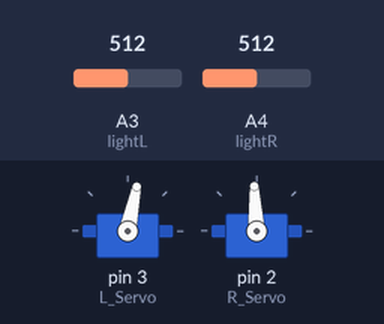
A sketch run on a simulated Arduino Uno, built with avr-gcc and run on an emulated ATmega328P. Shown: 2 × servo. Inputs (shaded band) come from the test bench; at power-on: A3 (lightL) = 512, A4 (lightR) = 512. What the sketch prints to the serial monitor is not drawn.

Above: at 4.05 s.
Timing chart, 0 to 7.0 s (numbered marks = the images above):
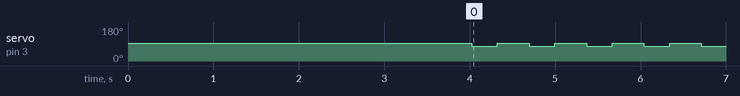

The sketch:

lightDriving_PID.ino
```cpp
#include <Servo.h>

//////////////////////////////////DEFINING CONSTANTS TO BE USED IN THE CODE/////////////////////

// Creating Servo objwcts
Servo L_Servo;  // Servo DC Motor Driver (Designed for RC cars)
Servo R_Servo;  // Servo DC Motor Driver (Designed for RC cars)

const int lightL = A3;  // Analog input pin that the LEFT light pin is connected to
const int lightR = A4; // Analog input pin that the RIGHT light pin is connected to

int lightValueR; //will track the light sensor values (right)
int lightValueL; //will track the light sensor values (left)
int desiredError = 0; // want desired error to be 0

// values used in the PID controller
int error;
int Kp, Ki, Kd;
float divider;
int accumulator, pid;
int pidGain;
int PWMOutput;
int difference = 0 ; // difference betwen the light sensors
int refError = 0; //tracking a reference 0
int Error[9]; // declaring an error array that will keep track of the past 9 errors
int errThresh = 100;
int counter;


// defining the global constants for light readings
int max_light = 10; // the value it reads when it gets the max light
int min_light = 911; // the value it reads when it gets the min light


// Create Variables to hold the Receiver signals
int Ch1, Ch2, Ch3, Ch4, Ch5, Ch6;
int CalcHold;        //Variable to temp hold calculations for steering stick corections

// will be used to hold the PWMs sent to motors
int Rwheel;
int Lwheel;

///////////////////////////////////////////////////////////////////////////////////////////////////////////


// the setup routine runs once when you press reset:
void setup() {

  // initialize serial communication at 9600 bits per second:
  Serial.begin(9600);

  //Flash the LED on and Off 10x Start
  for (int i = 0; i < 10; i++) {
    digitalWrite(13, HIGH);
    delay(100);
    digitalWrite(13, LOW);
    delay(100);
  }

  // Attach Speed controller that acts like a servo to the board
  L_Servo.attach(3); //Pin 2
  R_Servo.attach(2); //Pin 3

  // initializing the motors, waiting 2 seconds before running the code
  R_Servo.writeMicroseconds(1500);
  L_Servo.writeMicroseconds(1500);
  delay(2000);

}


// the loop routine runs over and over again forever:
void loop() {

  //setting shit to 0
  error = 0;
  lightValueR = 0;
  lightValueR = 0;
  counter = 0;

// <<<<<<< HEAD
//      R_Servo.writeMicroseconds(1700);
//    L_Servo.writeMicroseconds(1300);
//    delay(500);
//=======
//      R_Servo.writeMicroseconds(1650);
//    L_Servo.writeMicroseconds(1350);
//    delay(2000);
//>>>>>>> 8a08a0b36f3cf09eb9da8579024fb7a8adadd2bb
//    R_Servo.writeMicroseconds(1500);
//    L_Servo.writeMicroseconds(1500);
//    delay(2000);

//<<<<<<< HEAD
//
//=======

//>>>>>>> 8a08a0b36f3cf09eb9da8579024fb7a8adadd2bb
    //taking 10 measurements, averaging them
    measureLight();

    // calculate the error between the sensors
    int error = (int)getError();

//    Serial.print("Error: ");
//    Serial.println(error);

    // calculating the PID gains only if error is greater than the threshhold
    if (abs(error) > errThresh) {
      pidGain = calculatePID();
      //
    }
    //  THIS IS REDUNDANT, BUT LEFT HERE FOR NOW
    //  explicitly setting the PID gain to 0 if within error threshold margin
    else if (abs(error) < errThresh)
    {
//      Serial.println("The error is too small. Not calculating PID gains");
      pidGain = 0;

    }
  // calculating and sending the PWM to drive the motors based on the PID gain
    PWMOutput = driveMotors(pidGain);
    Serial.print("The PWM Sent is: ");
    Serial.println(PWMOutput);
    Serial.println("");

//<<<<<<< HEAD
    delay(50);
//=======
    delay(100);
//>>>>>>> 8a08a0b36f3cf09eb9da8579024fb7a8adadd2bb

}
```

calculatePID.ino
```cpp
// this function calculates the PID gain based on the errror (discretely)

// this code adapted from: http://blog.solutions-cubed.com/pid-motor-control-with-an-arduino/

int calculatePID(void)
{
  pid = 0;

  // Set constants here
  Kp = 60;
  Ki = 20;
  Kd = 20;
  divider = 0.001; // used to scale down the gain

  // Calculate the PID
  accumulator += Error[0];  // accumulator is sum of errors

  // setting the bounds on the max value of the integral of the error
  if (accumulator > 2000)
    accumulator = 2000;
  if (accumulator < -2000)
    accumulator = -2000;

  pid = Error[0] * Kp;   // start with proportional gain
  pid += Ki * accumulator; // add integral gain and error accumulation
  pid += Kd * (Error[0] - Error[8]); // differential gain

//  Serial.print("Unscaled PID gains: ");
//  Serial.println(pid);

  pid = (int)(pid * divider); // scale PID down with divider

//     Serial.print("The scaled down PID gain is: ");
//      Serial.println(pid);


  return pid;
}
```

driveMotors.ino
```cpp
// function to drive the motors
int driveMotors(int pidGain)
{

  // setting the bounds
  if (pidGain >= 500)
    pidGain = 500;
  if (pidGain <= -499)
    pidGain = -499;

//   don't drive the motors if the gain is 0)
  if (pidGain == 0)
  {

    L_Servo.writeMicroseconds(1673);
    L_Servo.writeMicroseconds(1350);
    delay(300);
    R_Servo.writeMicroseconds(1500);
    L_Servo.writeMicroseconds(1500);
    delay(100);
  }

  // finding the PWM output
  PWMOutput = pidGain + 1500;


  if (PWMOutput > 1500) {

    // needs to be flipped to LEFT to make it go forward (left needs >1500 to go forward)
    L_Servo.writeMicroseconds(PWMOutput);
  }

  // needs to be flipped to RIGHT to make it go forward (right needs >1500 to go forward)
  else if (PWMOutput < 1500) {
    R_Servo.writeMicroseconds(PWMOutput);

  }
  else {
    L_Servo.writeMicroseconds(1500);
    R_Servo.writeMicroseconds(1500);
    delay(100);


  }
  return PWMOutput;
}

// functions to make both the wheels move, instead of just one
```

getError.ino
```cpp
// this function calculates the error (difference) in the light sensor values

long getError(void) {
  difference = 0;
  byte i = 0; // to be used later on as a counter


  difference = lightValueR - lightValueL;
  Serial.print("Difference between the sensors: ");
  Serial.println(difference);

  // shift error values
  for(i=9;i>0;i--)
    Error[i] = Error[i-1];

  if(abs(difference) > errThresh) {
  // load new error into top array spot
  Error[0] = desiredError-difference;
  }
  else Error[0] = difference;

 return Error[0];
}
```

measureLight.ino
```cpp
// This function measures the light sensor values

void measureLight()
{

//taking 20 measurements, averaging them
  for (int i = 0; i < 5; i++)
  {   lightValueL += analogRead(lightL);  // reading in the left sensor
      lightValueR += analogRead(lightR);  // reading in the right sensor
      counter = counter + 1;
  }
   lightValueL = lightValueL / counter; // finding the light sensor measurement
   lightValueR = lightValueR / counter;

     //mapping the values to a new scale (outputs max number if it gets the brightest light, and vice versa)
  lightValueL = map(lightValueL, min_light, max_light, 10, 911);
  lightValueR = map(lightValueR, min_light, max_light, 10, 911);

  Serial.print("Left sensor value: ");
   Serial.println(lightValueL);
   Serial.print("Right sensor value: ");
   Serial.println(lightValueR);
//   Serial.println("");
//


}
```

Measured:
- by itself, servo on pin 3 (L_Servo): alternates 93° for 0.37 s and 78° for 0.30 s
